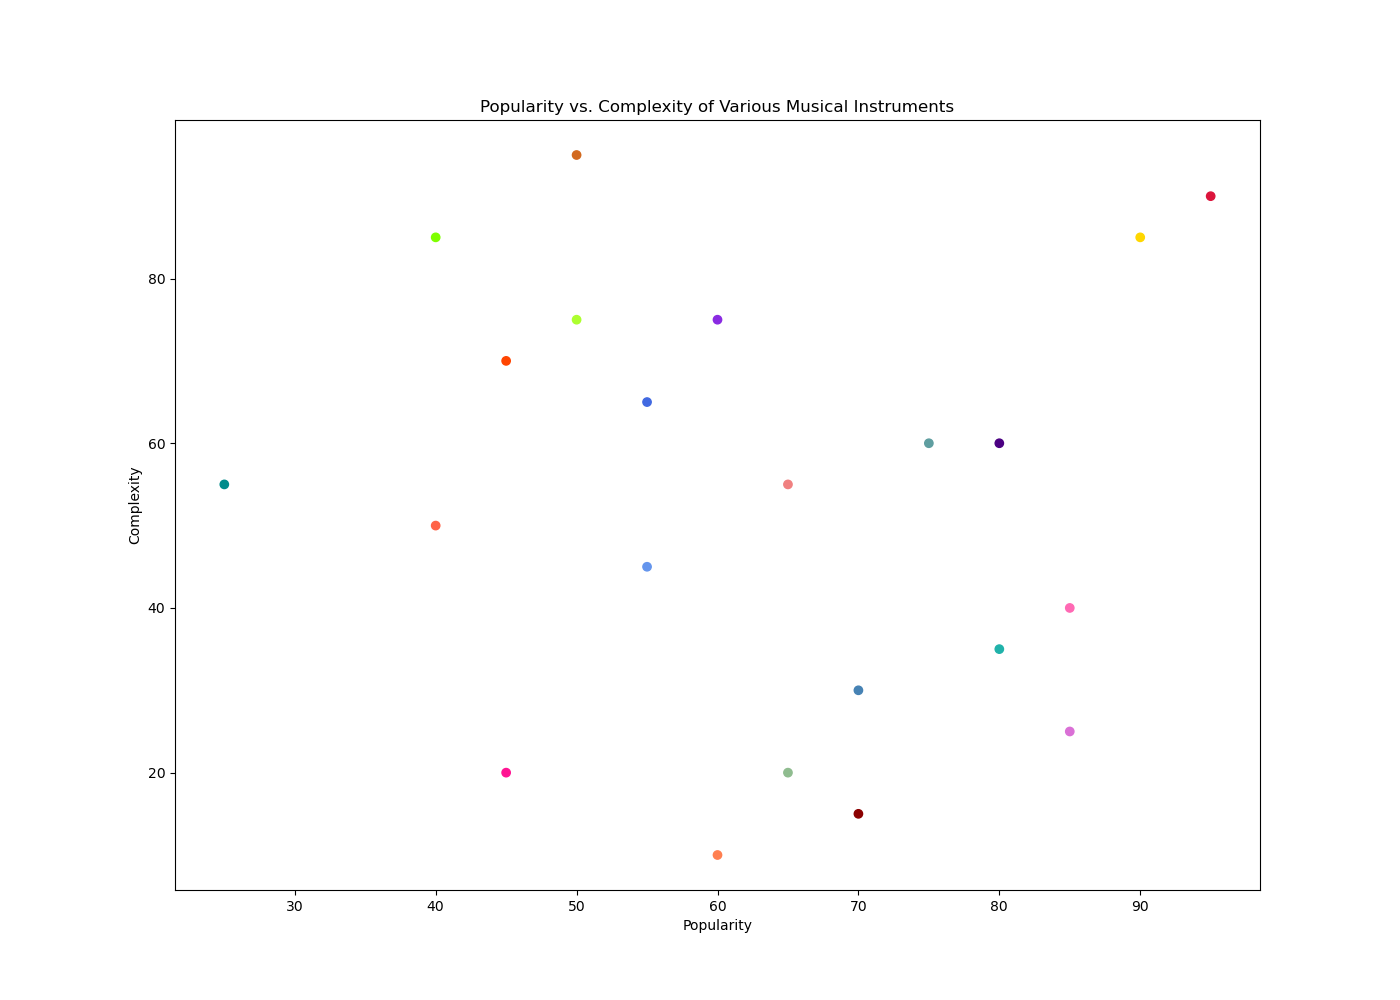

The Python source for this figure:

import matplotlib.pyplot as plt

# Data
instrument = ["Piano", "Violin", "Guitar", "Flute", "Drums", 
              "Trumpet", "Harp", "Saxophone", "Cello", "Clarinet", 
              "Tuba", "Oboe", "Bassoon", "Accordion", "Mandolin", 
              "Tambourine", "Synthesizer", "Ukulele", "Banjo", "Marimba", 
              "Bagpipes", "Lute"]
popularity = [80, 90, 85, 70, 60, 75, 50, 55, 95, 65, 40, 45, 85, 50, 60, 25, 70, 80, 55, 65, 40, 45]
complexity = [60, 85, 40, 30, 75, 60, 95, 45, 90, 20, 50, 70, 25, 75, 10, 55, 15, 35, 65, 55, 85, 20]

# Create figure and axis objects
fig, ax = plt.subplots(figsize=(14, 10))

# Scatter plot
ax.scatter(popularity, complexity, color=["#4B0082", "#FFD700", "#FF69B4", "#4682B4", "#8A2BE2", 
                                          "#5F9EA0", "#D2691E", "#6495ED", "#DC143C", "#8FBC8F", 
                                          "#FF6347", "#FF4500", "#DA70D6", "#ADFF2F", "#FF7F50", 
                                          "#008B8B", "#8B0000", "#20B2AA", "#4169E1", "#F08080", 
                                          "#7FFF00", "#FF1493"])

# Title and labels
plt.title('Popularity vs. Complexity of Various Musical Instruments')
plt.xlabel('Popularity')
plt.ylabel('Complexity')

# Show plot
plt.show()
